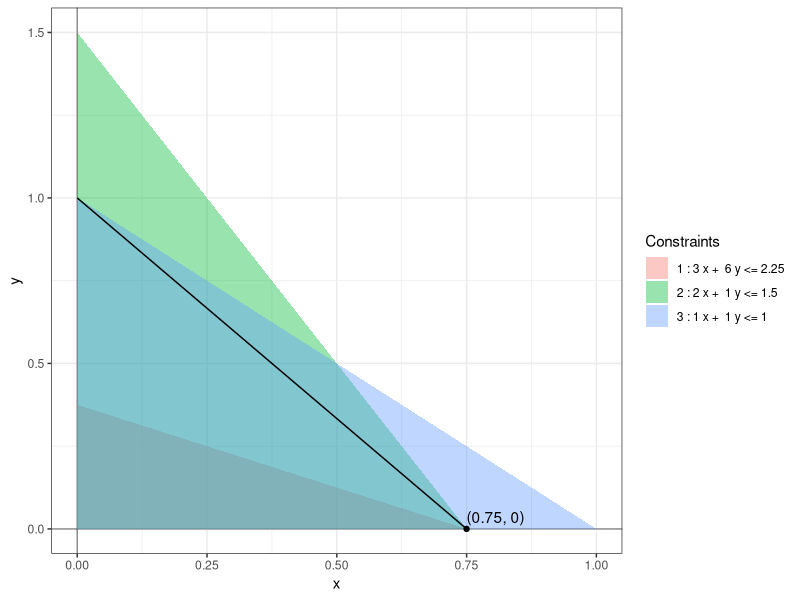

Source code (R):
library(ggplot2)

b <- c(2.25, 1.5, 1)
A <- matrix(c(3, 6, 2, 1, 1, 1), nrow = 3, byrow = TRUE)
labels <- c(
  paste(1, ":", A[1, 1], "x + ", A[1, 2], "y <=", b[1], sep = " "),
  paste(2, ":", A[2, 1], "x + ", A[2, 2], "y <=", b[2], sep = " "),
  paste(3, ":", A[3, 1], "x + ", A[3, 2], "y <=", b[3], sep = " ")
)

bond_portfolio <- ggplot() +
  xlim(0, max(b / A[, 1])) +
  ylim(0, max(b / A[, 2])) +
  geom_vline(xintercept = c(0), alpha = 0.4) +
  geom_hline(yintercept = c(0), alpha = 0.4) +
  theme_bw() +
  geom_polygon(
    data = data.frame(
      x = c(0, 0, b[1] / A[1, 1]),
      y = c(0, b[1] / A[1, 2], 0)),
    aes(x = x, y = y, fill = labels[1]),
    inherit.aes = FALSE, alpha = 0.4) +
  geom_polygon(
    data = data.frame(
      x = c(0, 0, b[2] / A[2, 1]),
      y = c(0, b[2] / A[2, 2], 0)),
    aes(x = x, y = y, fill = labels[2]),
    inherit.aes = FALSE, alpha = 0.4) +
  geom_polygon(
    data = data.frame(
      x = c(0, 0, b[3] / A[3, 1]),
      y = c(0, b[3] / A[3, 2], 0)),
    aes(x = x, y = y, fill = labels[3]),
    inherit.aes = FALSE, alpha = 0.4) +
  guides(fill = guide_legend(title = "Constraints"))

bond_portfolio_solution <- bond_portfolio +
  geom_point(aes(x=0.75, y=0), color = "black") +
  geom_text(aes(x=0.75, y=0), label="(0.75, 0)", vjust=-.5, hjust=0) +
  stat_function(fun = function(x) {(4*0.75 + 3*0 - 4*x)/3}, color = "black")

print(bond_portfolio_solution)
